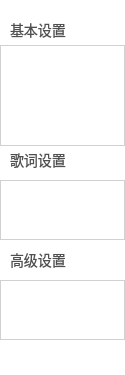
  <widget class="QWidget" name="functionArea" native="true">
   <property name="geometry">
    <rect>
     <x>20</x>
     <y>45</y>
     <width>125</width>
     <height>375</height>
    </rect>
   </property>
   <property name="styleSheet">
    <string notr="true">background:rgba(255,255,255,200)</string>
   </property>
   <widget class="QLabel" name="baseSetWidget">
    <property name="geometry">
     <rect>
      <x>10</x>
      <y>20</y>
      <width>60</width>
      <height>20</height>
     </rect>
    </property>
    <property name="styleSheet">
     <string notr="true">background-color:transparent;
font-size:14px;
color:rgb(80,80,80);</string>
    </property>
    <property name="text">
     <string>基本设置</string>
    </property>
   </widget>
   <widget class="QLabel" name="wordSetWidget">
    <property name="geometry">
     <rect>
      <x>10</x>
      <y>150</y>
      <width>60</width>
      <height>20</height>
     </rect>
    </property>
    <property name="styleSheet">
     <string notr="true">background-color:transparent;
font-size:14px;
color:rgb(80,80,80);</string>
    </property>
    <property name="text">
     <string>歌词设置</string>
    </property>
   </widget>
   <widget class="MusicFunctionTableWidget" name="normalFunTableWidget">
    <property name="geometry">
     <rect>
      <x>0</x>
      <y>45</y>
      <width>125</width>
      <height>101</height>
     </rect>
    </property>
   </widget>
   <widget class="MusicFunctionTableWidget" name="lrcFunTableWidget">
    <property name="geometry">
     <rect>
      <x>0</x>
      <y>180</y>
      <width>125</width>
      <height>60</height>
     </rect>
    </property>
   </widget>
   <widget class="QLabel" name="supperSetWidget">
    <property name="geometry">
     <rect>
      <x>10</x>
      <y>250</y>
      <width>60</width>
      <height>20</height>
     </rect>
    </property>
    <property name="styleSheet">
     <string notr="true">background-color:transparent;
font-size:14px;
color:rgb(80,80,80);</string>
    </property>
    <property name="text">
     <string>高级设置</string>
    </property>
   </widget>
   <widget class="MusicFunctionTableWidget" name="supperFunTableWidget">
    <property name="geometry">
     <rect>
      <x>0</x>
      <y>280</y>
      <width>125</width>
      <height>60</height>
     </rect>
    </property>
   </widget>
  </widget>
